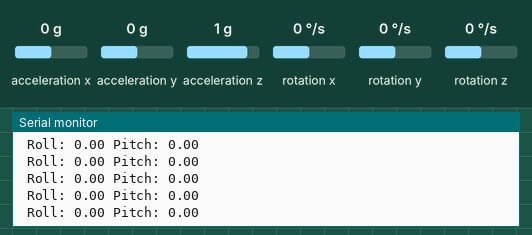
Recording of a sketch running on a simulated ESP32. Shown: the last lines printed to the serial monitor. Wiring (inferred from the names in the program): MPU-6050 motion sensor at I2C address 0x68. Inputs (shaded band) come from the test bench; at power-on: acceleration x 0 g, acceleration y 0 g, acceleration z 1 g, rotation x 0 °/s, rotation y 0 °/s, rotation z 0 °/s.

Above: at 2.9 s.
3.0 s: acceleration x set to -1.4 g
At 3.8 s:
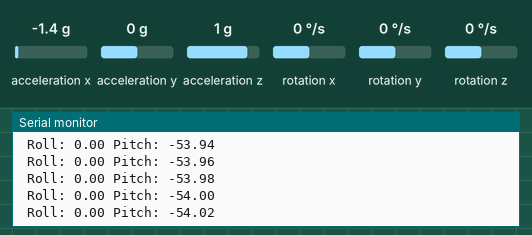
4.5 s: acceleration y set to -1.4 g
At 5.6 s:
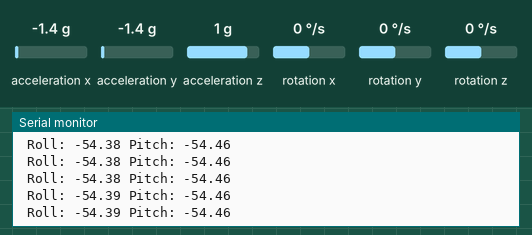
6.0 s: acceleration z set to -1.4 g
At 7.1 s:
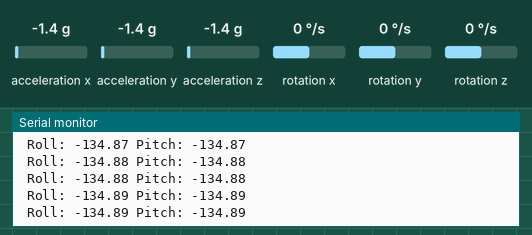
Timing chart, 0 to 9.0 s (numbered marks = the images above; inputs shaded):
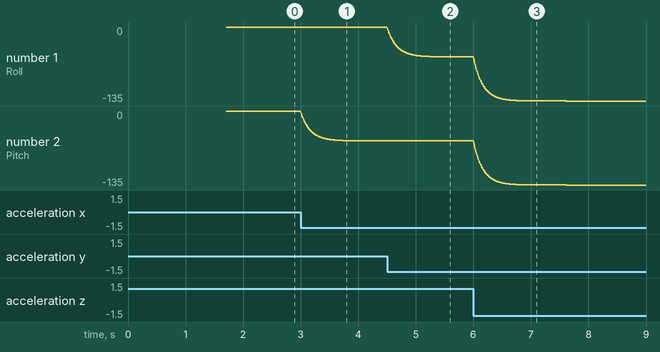

Measured:
- after the input at 3.0 s, the serial monitor: prints a new line at once (image 1)
- plotted number 2: 0 → -54.46 after the input at 3.0 s

The sketch:

MPU6050_Angles_Gyro_and_Accel.ino
```cpp
/*
   Connections
   MPU6050 --- ESP32
   VCC ------- 3.3V
   GND ------- GND
   SCL ------- 18
   SDA ------- 19
   XDA ------- NC
   XCL ------- NC
   AD0 ------- GND
   INT ------- NC
*/

/* ______________________________________Libraries______________________________________ */
//Include Wire Library for I2C
#include <Wire.h>
#include <Math.h>
/* ______________________________________Macros______________________________________ */
//Define I2C Pins for MPU6050
#define SCL 18
#define SDA 19
//Define sensitivity scale factors for accelerometer and gyro based on the GYRO_CONFIG and ACCEL_CONFIG register values
#define aScaleFactor 16384
#define gScaleFactor 131

/* ______________________________________Variables and Declarations______________________________________ */
//Since pin AD0 is Grounded, address of the device is b1101000 (0x68) [Check Sec 9.2 of Datasheet]
const uint8_t MPU6050SlaveAddress = 0x68;

//Few configuration register addresses
const uint8_t MPU6050_REGISTER_SMPLRT_DIV   =  0x19;
const uint8_t MPU6050_REGISTER_USER_CTRL    =  0x6A;
const uint8_t MPU6050_REGISTER_PWR_MGMT_1   =  0x6B;
const uint8_t MPU6050_REGISTER_PWR_MGMT_2   =  0x6C;
const uint8_t MPU6050_REGISTER_CONFIG       =  0x1A;
const uint8_t MPU6050_REGISTER_GYRO_CONFIG  =  0x1B;
const uint8_t MPU6050_REGISTER_ACCEL_CONFIG =  0x1C;
const uint8_t MPU6050_REGISTER_FIFO_EN      =  0x23;
const uint8_t MPU6050_REGISTER_INT_ENABLE   =  0x38;
const uint8_t MPU6050_REGISTER_SIGNAL_PATH_RESET  = 0x68;
const uint8_t MPU6050_REGISTER_ACCEL_XOUT_H =  0x3B; //Register 59 (14 Registers (59 to 72) contain accel, temp and gyro data)

double dt;
unsigned long lastTime;
bool setGyroAngles;
double lastGx, lastGy, lastGz, lastRoll, lastPitch;
int16_t AX_raw, AY_raw, AZ_raw, GX_raw, GY_raw, GZ_raw, Temp_raw;
int16_t GX_off, GY_off, GZ_off;
double Ax, Ay, Az, T, Gx, Gy, Gz;
double A_Roll, A_Pitch, G_Roll, G_Pitch, uG_Roll, uG_Pitch, Roll, Pitch, Gradient, Mag;

/* ______________________________________Setup______________________________________ */
void setup() {
  Serial.begin(115200);
  Wire.begin(SDA, SCL);
  MPU6050_Init(); //Setup the MPU6050 registers
  MPU6050_Cali(); //Calibrate it by taking 1000 readings and calculating their average to get the offsets
}

/* ______________________________________Loop______________________________________ */
void loop() {
  unsigned long t_now = millis();
  Read_RawValue(MPU6050SlaveAddress, MPU6050_REGISTER_ACCEL_XOUT_H);
  //Subtract the offsets from the raw data
  GX_raw = GX_raw - GX_off;
  GY_raw = GY_raw - GY_off;
  GZ_raw = GZ_raw - GZ_off;

  //Divide each with their sensitivity scale factor
  Ax = (double)AX_raw / aScaleFactor;
  Ay = (double)AY_raw / aScaleFactor;
  Az = (double)AZ_raw / aScaleFactor;
  T = (double)Temp_raw / 340 + 36.53; //temperature formula from datasheet
  Gx = (double)GX_raw / gScaleFactor;
  Gy = (double)GY_raw / gScaleFactor;
  Gz = (double)GZ_raw / gScaleFactor;

  Mag = sqrt(Ax * Ax + Ay * Ay + Az * Az);
  A_Roll = (atan2(Ay, Az)) * 57.29577951;
  Gradient = tan(atan2(Ay, Az)) * 100;
  A_Pitch = (atan2(Ax, Az)) * 57.29577951;

  //Calculate the elapsed time
  //Gyroscope data is in degree per seconds. We will it with the elapsed time to get gyro angles in degrees
  dt = (t_now - lastTime)/1000;

  //Filtered angles
  G_Roll = (Gx*dt) + lastRoll;
  G_Pitch = (Gy*dt) + lastPitch;

  //Unfiltered angles - These were calculated only for understanding the drift and are not required in the digital level
  uG_Roll = (Gx*dt) + lastGx;
  uG_Pitch = (Gy*dt) + lastGy;

  //Complementary Filter
  Roll = G_Roll*0.96 + A_Roll*0.04;
  Pitch = G_Pitch*0.96 + A_Pitch*0.04;

  // Update the saved data with the latest values
  set_last_read_angle_data(t_now, uG_Roll, uG_Pitch, Roll, Pitch);

  //Show relevant data on the serial monitor
//    Serial.print("Ax: "); Serial.print(Ax);
//    Serial.print(" Ay: "); Serial.print(Ay);
//    Serial.print(" Az: "); Serial.print(Az);
//    Serial.print(" T: "); Serial.print(T);
//    Serial.print(" Gx: "); Serial.print(Gx);
//    Serial.print(" Gy: "); Serial.print(Gy);
//    Serial.print(" Gz: "); Serial.println(Gz);
//    Serial.print(" Magnitude: "); Serial.print(Mag*1000);
//    Serial.print(" A_Roll: "); Serial.print(A_Roll);
//    Serial.print(" A_Pitch: "); Serial.print(A_Pitch);
//    Serial.print(" G_Roll: "); Serial.print(G_Roll);
//    Serial.print(" G_Pitch: "); Serial.print(G_Pitch);
    Serial.print(" Roll: "); Serial.print(Roll);
    Serial.print(" Pitch: "); Serial.println(Pitch);
//    Serial.print(" Gradient: "); Serial.print(Gradient);
    delay(5);
}

/* ______________________________________Functions______________________________________ */
//Configure and setup MPU6050 Registers
void MPU6050_Init() {
  delay(150);
  //Step 1: Set sample rate divider to get the desired sampling rate of 1kHz based on the formula given in datasheet
  I2C_Write(MPU6050SlaveAddress, MPU6050_REGISTER_SMPLRT_DIV, 0x07);
  //Step 2: Set PLL with X axis gyroscope as the clock reference for improved stability.
  I2C_Write(MPU6050SlaveAddress, MPU6050_REGISTER_PWR_MGMT_1, 0x01);
  //Step 3: This functionality is not required. Disable it.
  I2C_Write(MPU6050SlaveAddress, MPU6050_REGISTER_PWR_MGMT_2, 0x00);
  //Step 4: Disable external Frame Synchronization and disable DLPF so that Gyroscope Output Rate = 8kHz
  I2C_Write(MPU6050SlaveAddress, MPU6050_REGISTER_CONFIG, 0x00);
  //Step 5: Set gyroscope full range to +- 250 dps, so that the gyroscope sensitivity scale factor is 131
  I2C_Write(MPU6050SlaveAddress, MPU6050_REGISTER_GYRO_CONFIG, 0x00);
  //Step 6: Set accelerometer full range to +- 2g, so that the accelerometer sensitivity scale factor is 16384
  I2C_Write(MPU6050SlaveAddress, MPU6050_REGISTER_ACCEL_CONFIG, 0x00);
  //Step 7: This functionality is not required. Disable it.
  I2C_Write(MPU6050SlaveAddress, MPU6050_REGISTER_FIFO_EN, 0x00);
  //Step 8: Enable the Data Ready interrupt
  I2C_Write(MPU6050SlaveAddress, MPU6050_REGISTER_INT_ENABLE, 0x01);
  //Step 9: Do not reset signal paths
  I2C_Write(MPU6050SlaveAddress, MPU6050_REGISTER_SIGNAL_PATH_RESET, 0x00);
  //Step 10: The functionalities provided by the bits of this register are not requires now. Disable them
  I2C_Write(MPU6050SlaveAddress, MPU6050_REGISTER_USER_CTRL, 0x00);
}

//A function that lets us write data to the slave's registers easily
void I2C_Write(uint8_t deviceAddress, uint8_t regAddress, uint8_t data) {
  Wire.beginTransmission(deviceAddress); //Get the slave's attention, tell it we're sending a command byte. Slave = MPU6050
  Wire.write(regAddress); //The command byte sets pointer to register whose address is given
  Wire.write(data); //Now that the pointer is ‘pointing’ at the specific register you wanted, this command will replace the byte stored in that register with the given data.
  Wire.endTransmission(); //This tells the slave that you’re done giving it instructions for now
}

//Calibrate MPU6050 to get offsets
void MPU6050_Cali() {
  Serial.println("Calibration in progress");
  for (int i = 0; i < 1000; i++) {
    Read_RawValue(MPU6050SlaveAddress, MPU6050_REGISTER_ACCEL_XOUT_H);
    GX_off += GX_raw;
    GY_off += GY_raw;
    GZ_off += GZ_raw;
  }
  //Take average
  GX_off = GX_off / 1000;
  GY_off = GY_off / 1000;
  GZ_off = GZ_off / 1000;
  Serial.println("Calibration Done");
}

//14 Registers (59 to 72) contain accel, temp and gyro data. We need to access it
void Read_RawValue(uint8_t deviceAddress, uint8_t regAddress) {
  Wire.beginTransmission(deviceAddress); //Get the slave's attention, tell it we're sending a command byte. Slave = MPU6050
  Wire.write(regAddress); //The command byte sets pointer to register whose address is given
  Wire.endTransmission();
  Wire.requestFrom(deviceAddress, (uint8_t)14); //Used by the master to request bytes from a slave device
  AX_raw = (((int16_t)Wire.read() << 8) | Wire.read());
  AY_raw = (((int16_t)Wire.read() << 8) | Wire.read());
  AZ_raw = (((int16_t)Wire.read() << 8) | Wire.read());
  Temp_raw = (((int16_t)Wire.read() << 8) | Wire.read());
  GX_raw = (((int16_t)Wire.read() << 8) | Wire.read());
  GY_raw = (((int16_t)Wire.read() << 8) | Wire.read());
  GZ_raw = (((int16_t)Wire.read() << 8) | Wire.read());
}

//Set previous data
void set_last_read_angle_data(unsigned long time, double x_gyro, double y_gyro, double r, double p){
  lastTime = time;
  lastGx = x_gyro;
  lastGy = y_gyro;
  lastRoll = r;
  lastPitch = p;
}
```
